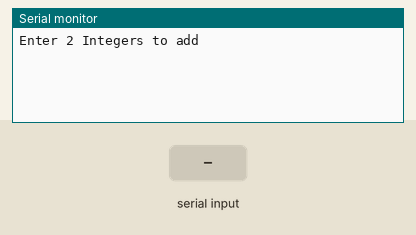
Bench run of a sketch on a simulated Arduino Uno, built with avr-gcc and run on an emulated ATmega328P. On the bench: the last lines printed to the serial monitor. The test bench sets the inputs (shaded band).

Above: at 1.2 s.
1.3 s: "90,45\n" received over Serial
At 1.9 s:
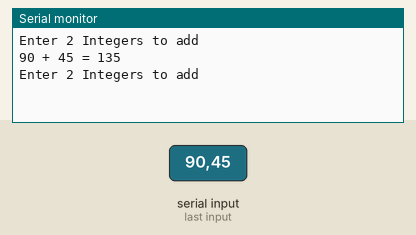
4.3 s: "30,150\n" received over Serial
At 5.5 s:
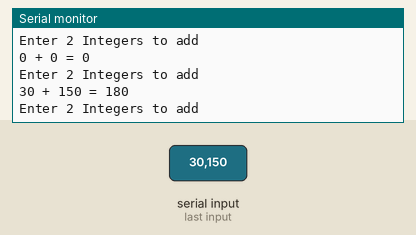
Timing chart, 0 to 7.3 s (numbered marks = the images above; inputs shaded):
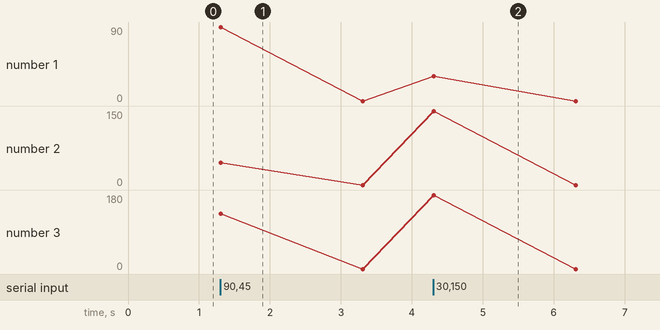

The sketch:

HW.ino
```cpp
//HW2-201824552
void setup() {
 Serial.begin(9600);
 Serial.println("Enter 2 Integers to add");
}

void loop() {
  if(Serial.available()){
    int num1 = Serial.parseInt();
    int num2 = Serial.parseInt();

    Serial.print(num1);
    Serial.print(" + ");
    Serial.print(num2);
    Serial.print(" = ");
    Serial.println(num1+num2);
    Serial.println("Enter 2 Integers to add");
  }
}
```

Measured:
- after the input at 1.3 s, the serial monitor: prints a new line at once (image 1)
- after the input at 4.3 s, the serial monitor: prints a new line at once (image 2)
